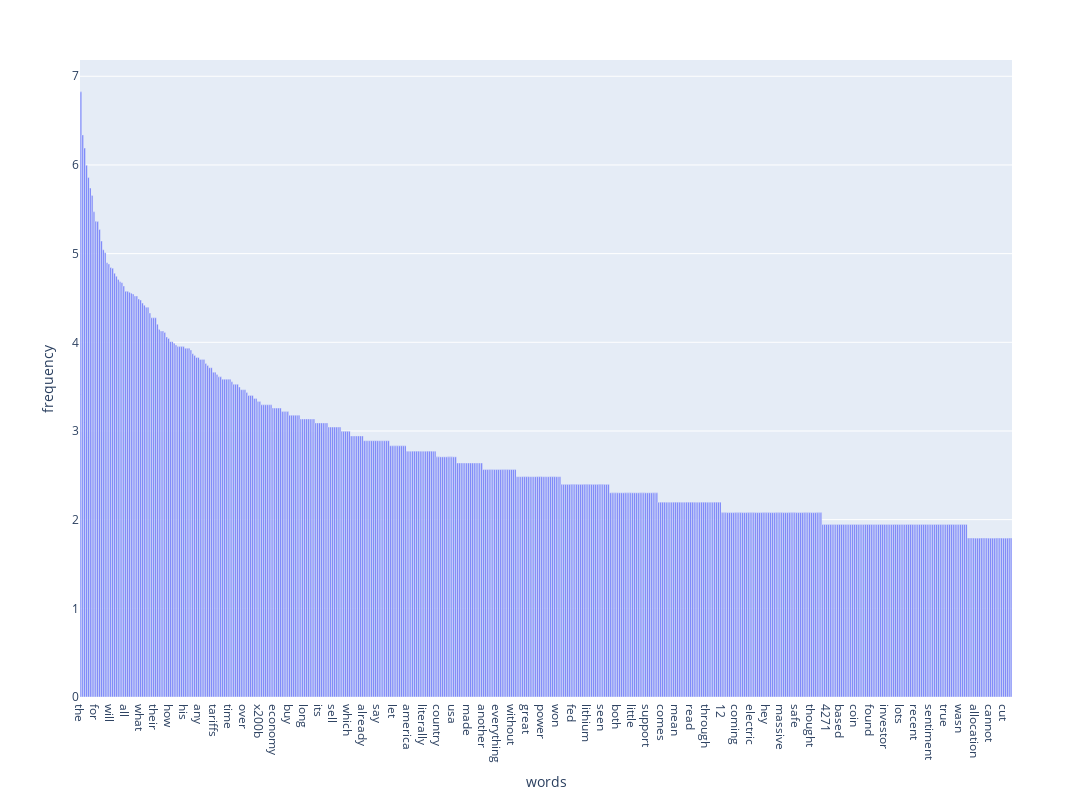

This figure's notebook cell:
### Markdown cell above
### >>> ex15 ###

### Code cell
words = count_vect.get_feature_names_out()
term_frequencies_log = np.asarray(term_frequencies_log)

index = np.lexsort((words, -term_frequencies_log))
term_frequencies_sort_log = term_frequencies_log[index]
words_sort = words[index]

df_todraw = pd.DataFrame({"words" : words_sort, "frequency" : term_frequencies_sort_log})
fig = px.bar(df_todraw[:500], x = "words", y = "frequency")
fig.update_layout(width=1300, height=800)
fig.show()

'''same as the master's data, after using log function, 
the frequency difference of high and low frequency words 
is reduced, also the up line of the bars is more flat'''

### Figure 1 — Plotly figure (JSON) as saved in the notebook; plotly's stock layout.template omitted (floating-point values rounded to 4 significant figures; data arrays with more than 128 entries replaced by an {"elided": "..."} marker saying what was removed)
{"data": [{"hovertemplate": "words=%{x}<br>frequency=%{y}<extra></extra>", "legendgroup": "", "marker": {"color": "#636efa", "pattern": {"shape": ""}}, "name": "", "orientation": "v", "showlegend": false, "textposition": "auto", "type": "bar", "x": {"elided": "500 str values"}, "xaxis": "x", "y": {"elided": "500 float values"}, "yaxis": "y"}], "layout": {"barmode": "relative", "height": 800, "legend": {"tracegroupgap": 0}, "margin": {"t": 60}, "width": 1300, "xaxis": {"anchor": "y", "domain": [0, 1], "title": {"text": "words"}}, "yaxis": {"anchor": "x", "domain": [0, 1], "title": {"text": "frequency"}}}}
